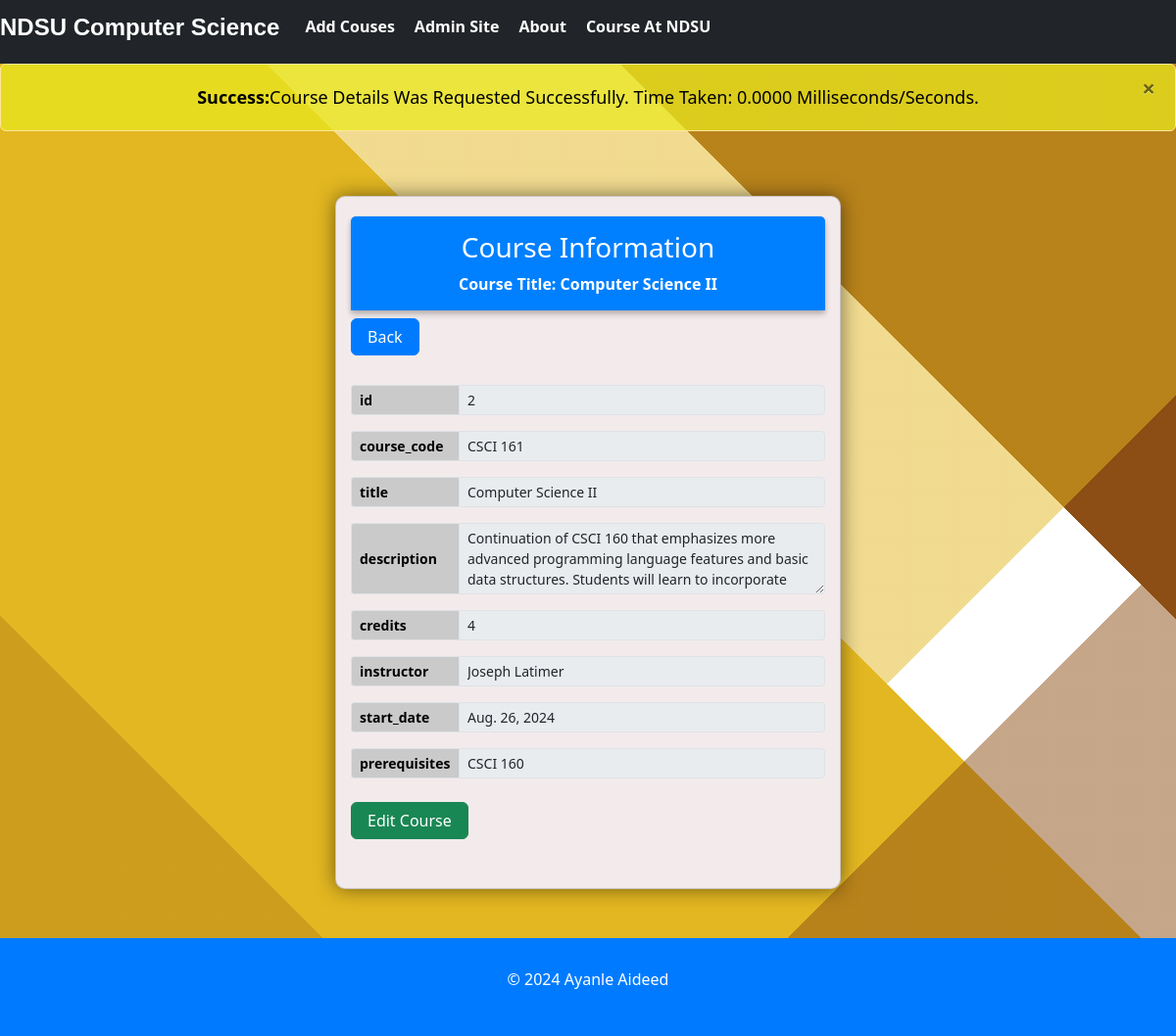
Page /2 on the earlier database version.
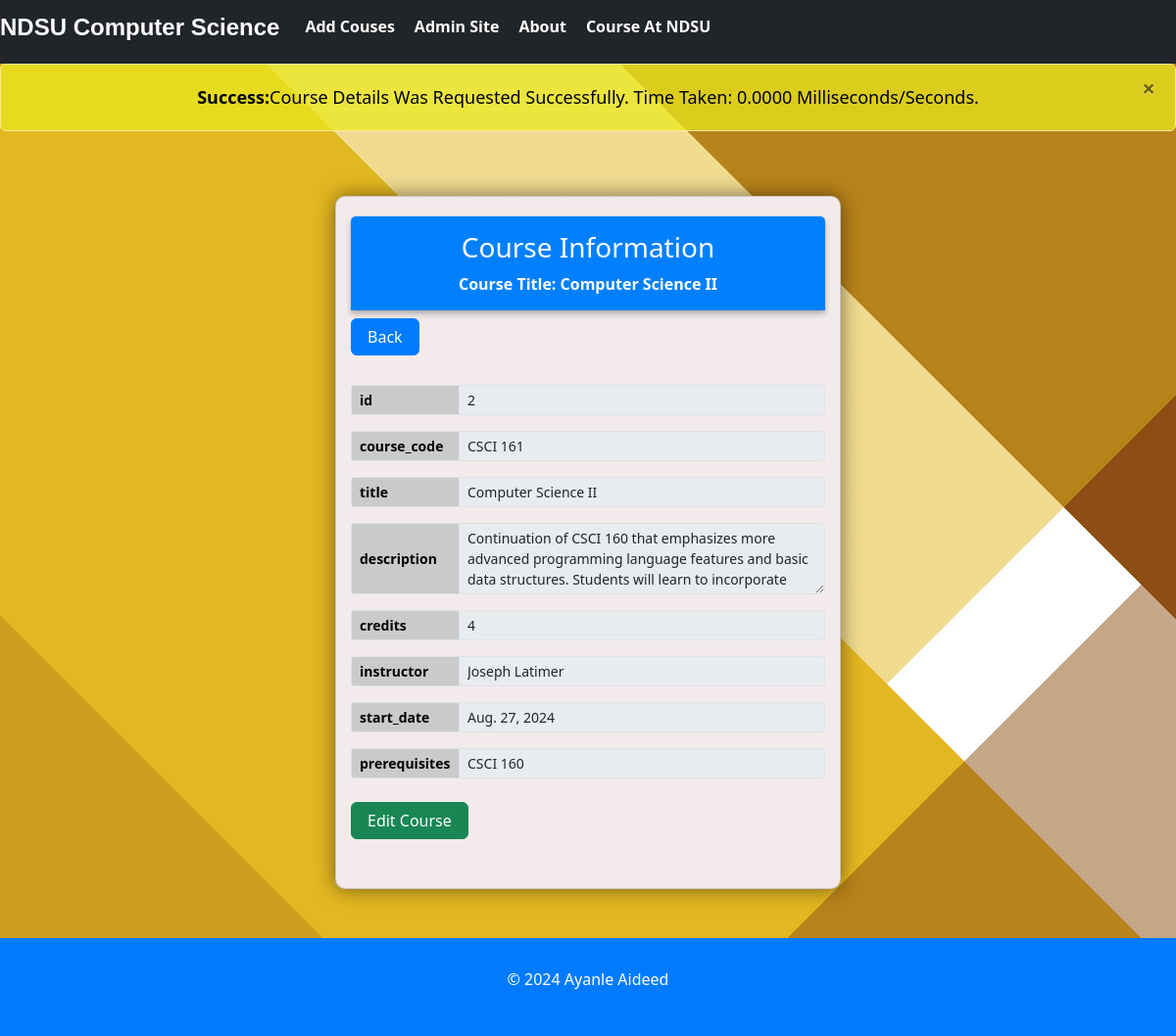
Same page on the later database version.
### course_app/models.py (models this page shows, shortened)
class Course(models.Model):
    course_code = models.CharField(max_length=10)
    title = models.CharField(max_length=100)
    description = models.TextField()
    credits = models.IntegerField()
    instructor = models.CharField(max_length=100)
    start_date = models.DateField()
    prerequisites = models.CharField(max_length=255, blank=True)

### course_app/views.py (the view)
# urls.py: path('<int:pk>', views.course_detail, name='course_detail'),
def course_detail(request, pk):
    try:
        start_time = time.time()  # Start time before retrieving course details
        courses = dataset_to_hashmap(Course, pk=pk, OneRecord=True)
        end_time = time.time()
        duration = end_time - start_time
        messages.success(request, f'Course Details Was Requested Successfully. Time taken: {duration:.4f} Milliseconds/Seconds.')
        return render(request, 'course_detail.html', {'courses': courses})
    except Course.DoesNotExist:
        messages.error(request, f'No course found with ID: {pk}')
        return render(request, 'course_detail.html')

### course_app/utils.py (called while the page is built)
def dataset_to_hashmap(dataset, pk=None, OneRecord=False):
    if OneRecord and pk:
        course = dataset.objects.get(id=pk)
        course_data = {
            'id': course.id,
            'course_code': course.course_code,
            'title': course.title,
            'description': course.description,
            'credits': course.credits,
            'instructor': course.instructor,
            'start_date': course.start_date,
            'prerequisites': course.prerequisites
        }
        hashmap = course_data
    else:
            course_data = dataset.objects.all()
    return course_data

### course_app/templates/course_detail.html (shortened to what this page needs)
{% extends "base.html" %}
{% block content %}
{% if courses %}
<div class="container">
  <div class="row">
    <div class="col-md-6 mx-auto">
      <div id="form_div" class="card">
        <div class="card-header text-center">
          <h3>Course Information</h3>
          <strong>Course Title: {{ courses.title }}</strong>
        </div>
        <form method="post">
          <a href="{% url 'courses_view' %}" id="alink" class="btn btn-primary mt-2 pl-3 pr-3">Back</a>
          <ul class="list-group list-group-flush">
            {% for header, value in courses.items %}
            {% if header != 'description' %}
            <div class="form-group">
              <div class="input-group input-group-sm">
                <div class="input-group-prepend">
                  <span class="input-group-text" id="inputGroup-sizing-sm"><strong>{{ header }}</strong></span>
                </div>
                <input name="{{ header }}" type="text" class="form-control" aria-label="Small"
                  aria-describedby="inputGroup-sizing-sm" disabled value="{{ value }}">
              </div>
            </div>
            {% else %}
            <div class="form-group">
              <div class="input-group input-group-sm">
                <div class="input-group-prepend">
                  <span class="input-group-text" id="inputGroup-sizing-sm"><strong>{{ header }}</strong></span>
                </div>
                <textarea name="{{ header }}" class="form-control" rows="3"
                  disabled>{{ value | truncatechars:400 }}</textarea>
              </div>
            </div>
            {% endif %}
            {% endfor %}
          </ul>
          <a href="{% url 'edit_course' courses.id %}" id="alink" class="btn btn-success mt-2 pl-3 pr-3">Edit Course</a>
        </form>
      </div>
    </div>
  </div>
</div>
{% else %}
<div class="card-header text-center">
  <h3>NO Course Was Found</h3>
</div>
{% endif %}
{% endblock %}

Differences in the rows shown:
changed Course "Computer Science II": start_date "Aug. 26, 2024" → "Aug. 27, 2024"
